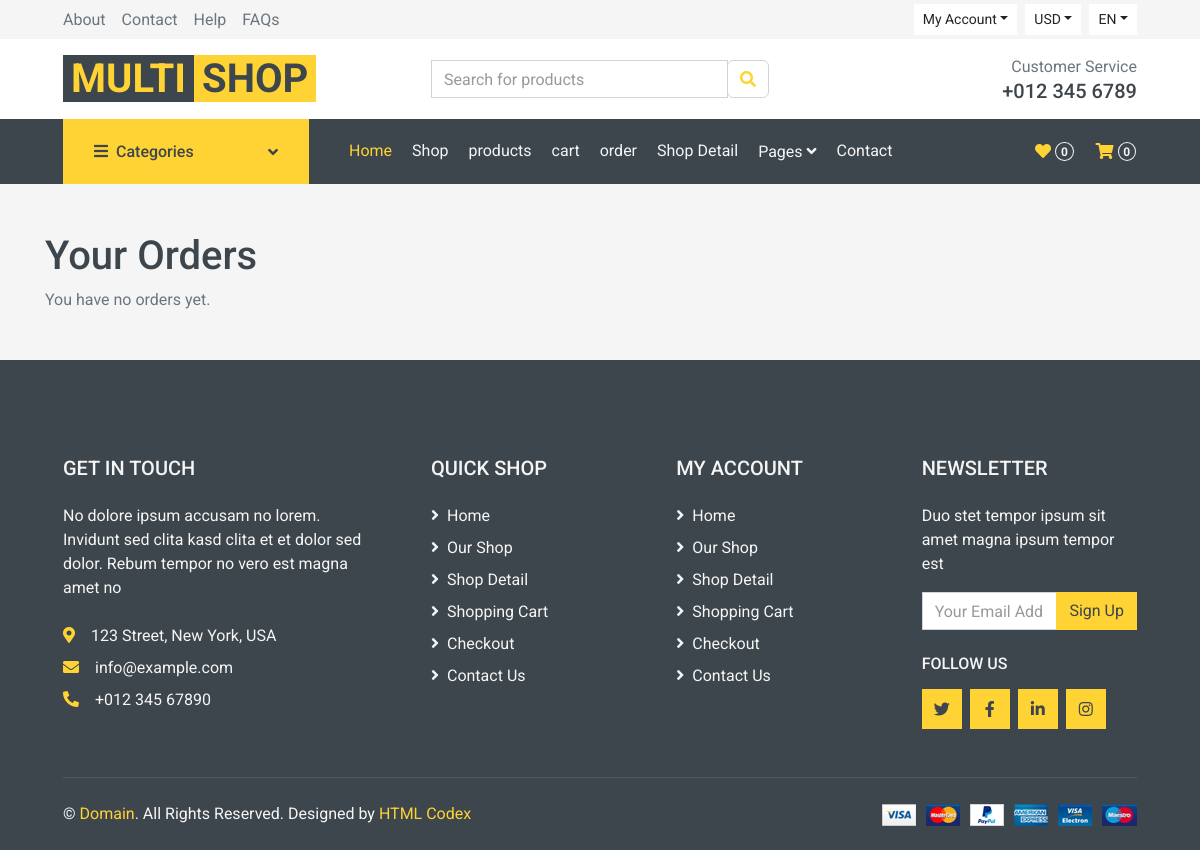
The page /orders/ (signed in) on the database as committed earlier.
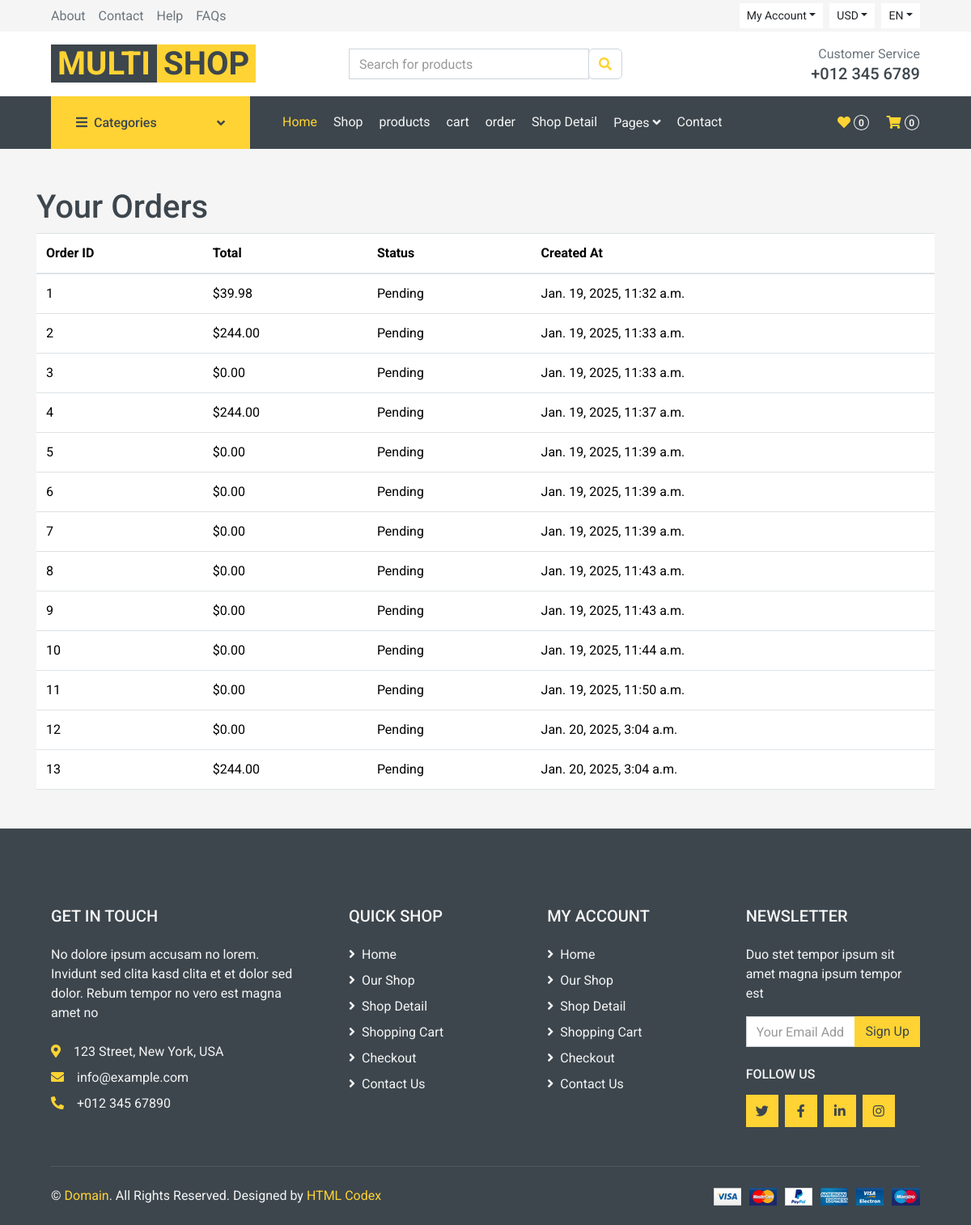
The same page on the database as committed later.
### products/models.py (models this page shows, shortened)
class Order(models.Model):
    user = models.ForeignKey(User, on_delete=models.CASCADE)
    total = models.DecimalField(max_digits=10, decimal_places=2)
    created_at = models.DateTimeField(auto_now_add=True)
    status = models.CharField(max_length=50, default='Pending')

### products/views.py (the view)
# urls.py: path('orders/', views.order_list, name='order_list'),
def order_list(request):
    orders = Order.objects.filter(user=request.user)
    return render(request, 'products/order_list.html', {'orders': orders})

### products/templates/products/order_list.html
{% extends 'base.html' %}
{% block content %}
<div class="container mt-5">
    <h1>Your Orders</h1>
    {% if orders %}
        <table class="table">
            <thead>
                <tr>
                    <th>Order ID</th>
                    <th>Total</th>
                    <th>Status</th>
                    <th>Created At</th>
                </tr>
            </thead>
            <tbody>
                {% for order in orders %}
                    <tr>
                        <td>{{ order.id }}</td>
                        <td>${{ order.total }}</td>
                        <td>{{ order.status }}</td>
                        <td>{{ order.created_at }}</td>
                    </tr>
                {% endfor %}
            </tbody>
        </table>
    {% else %}
        <p>You have no orders yet.</p>
    {% endif %}
</div>
{% endblock %}

### products/templates/base.html (shortened to what this page needs)
<!DOCTYPE html>
<html lang="en">
<head>
    {% load static %}
    <link href="https://cdn.jsdelivr.net/npm/bootstrap@5.3.3/dist/css/bootstrap.min.css" rel="stylesheet">
   <link rel="stylesheet" href="{% static 'css/style.css' %}">
   <link rel="stylesheet" href="{% static 'css/style.min.css' %}">
    <link href="https://cdnjs.cloudflare.com/ajax/libs/font-awesome/5.10.0/css/all.min.css" rel="stylesheet">
    <link href="{% static  'lib/animate/animate.min.css' %}" rel="stylesheet">
    <link href="{% static  'lib/owlcarousel/assets/owl.carousel.min.css' %}" rel="stylesheet">
    <link rel="stylesheet" href="https://cdn.datatables.net/2.2.1/css/dataTables.dataTables.css">
</head>
<body>
    <div class="container-fluid">
        <div class="row bg-secondary py-1 px-xl-5">
            <div class="col-lg-6 d-none d-lg-block">
                <div class="d-inline-flex align-items-center h-100">
                    <a class="text-body mr-3" href="">About</a>
                    <a class="text-body mr-3" href="">Contact</a>
                    <a class="text-body mr-3" href="">Help</a>
                    <a class="text-body mr-3" href="">FAQs</a>
                </div>
            </div>
            <div class="col-lg-6 text-center text-lg-right">
                <div class="d-inline-flex align-items-center">
                    <div class="btn-group">
                        <button type="button" class="btn btn-sm btn-light dropdown-toggle" data-toggle="dropdown">My Account</button>
                    </div>
                    <div class="btn-group mx-2">
                        <button type="button" class="btn btn-sm btn-light dropdown-toggle" data-toggle="dropdown">USD</button>
                    </div>
                    <div class="btn-group">
                        <button type="button" class="btn btn-sm btn-light dropdown-toggle" data-toggle="dropdown">EN</button>
                    </div>
                </div>
            </div>
        </div>
        <div class="row align-items-center bg-light py-3 px-xl-5 d-none d-lg-flex">
            <div class="col-lg-4">
                <a href="" class="text-decoration-none">
                    <span class="h1 text-uppercase text-primary bg-dark px-2">Multi</span>
                    <span class="h1 text-uppercase text-dark bg-primary px-2 ml-n1">Shop</span>
                </a>
            </div>
            <div class="col-lg-4 col-6 text-left">
                <form action="">
                    <div class="input-group">
                        <input type="text" class="form-control" placeholder="Search for products">
                        <div class="input-group-append">
                            <span class="input-group-text bg-transparent text-primary">
                                <i class="fa fa-search"></i>
                            </span>
                        </div>
                    </div>
                </form>
            </div>
            <div class="col-lg-4 col-6 text-right">
                <p class="m-0">Customer Service</p>
                <h5 class="m-0">+012 345 6789</h5>
            </div>
        </div>
    </div>
    <div class="container-fluid bg-dark mb-30">
        <div class="row px-xl-5">
            <div class="col-lg-3 d-none d-lg-block">
                <a class="btn d-flex align-items-center justify-content-between bg-primary w-100" data-toggle="collapse" href="#navbar-vertical" style="height: 65px; padding: 0 30px;">
                    <h6 class="text-dark m-0"><i class="fa fa-bars mr-2"></i>Categories</h6>
                    <i class="fa fa-angle-down text-dark"></i>
                </a>
            </div>
            <div class="col-lg-9">
                <nav class="navbar navbar-expand-lg bg-dark navbar-dark py-3 py-lg-0 px-0">
                    <div class="collapse navbar-collapse justify-content-between" id="navbarCollapse">
                        <div class="navbar-nav mr-auto py-0">
                            <a href="index.html" class="nav-item nav-link active">Home</a>
                            <a href="shop.html" class="nav-item nav-link">Shop</a>
                            <a href="{% url 'product_list' %}" class="nav-item nav-link">products</a>
                            <a href="{% url 'cart_detail' %}" class="nav-item nav-link">cart</a>
                            <a href="{% url 'order_list' %}" class="nav-item nav-link">order</a>
                            <a href="detail.html" class="nav-item nav-link">Shop Detail</a>
                            <div class="nav-item dropdown">
                                <a href="#" class="nav-link dropdown-toggle" data-toggle="dropdown">Pages <i class="fa fa-angle-down mt-1"></i></a>
                            </div>
                            <a href="contact.html" class="nav-item nav-link">Contact</a>
                        </div>
                        <div class="navbar-nav ml-auto py-0 d-none d-lg-block">
                            <a href="" class="btn px-0">
                                <i class="fas fa-heart text-primary"></i>
                                <span class="badge text-secondary border border-secondary rounded-circle" style="padding-bottom: 2px;">0</span>
                            </a>
                            <a href="" class="btn px-0 ml-3">
                                <i class="fas fa-shopping-cart text-primary"></i>
                                <span class="badge text-secondary border border-secondary rounded-circle" style="padding-bottom: 2px;">0</span>
                            </a>
                        </div>
                    </div>
                </nav>
            </div>
        </div>
    </div>
    <div>
        {% block content %}
        {% endblock %}
    </div>
     <div class="container-fluid bg-dark text-secondary mt-5 pt-5">
        <div class="row px-xl-5 pt-5">
            <div class="col-lg-4 col-md-12 mb-5 pr-3 pr-xl-5">
                <h5 class="text-secondary text-uppercase mb-4">Get In Touch</h5>
                <p class="mb-4">No dolore ipsum accusam no lorem. Invidunt sed clita kasd clita et et dolor sed dolor. Rebum tempor no vero est magna amet no</p>
                <p class="mb-2"><i class="fa fa-map-marker-alt text-primary mr-3"></i>123 Street, New York, USA</p>
                <p class="mb-2"><i class="fa fa-envelope text-primary mr-3"></i>info@example.com</p>
                <p class="mb-0"><i class="fa fa-phone-alt text-primary mr-3"></i>+012 345 67890</p>
            </div>
            <div class="col-lg-8 col-md-12">
                <div class="row">
                    <div class="col-md-4 mb-5">
                        <h5 class="text-secondary text-uppercase mb-4">Quick Shop</h5>
                        <div class="d-flex flex-column justify-content-start">
                            <a class="text-secondary mb-2" href="#"><i class="fa fa-angle-right mr-2"></i>Home</a>
                            <a class="text-secondary mb-2" href="#"><i class="fa fa-angle-right mr-2"></i>Our Shop</a>
                            <a class="text-secondary mb-2" href="#"><i class="fa fa-angle-right mr-2"></i>Shop Detail</a>
                            <a class="text-secondary mb-2" href="#"><i class="fa fa-angle-right mr-2"></i>Shopping Cart</a>
                            <a class="text-secondary mb-2" href="#"><i class="fa fa-angle-right mr-2"></i>Checkout</a>
                            <a class="text-secondary" href="#"><i class="fa fa-angle-right mr-2"></i>Contact Us</a>
                        </div>
                    </div>
                    <div class="col-md-4 mb-5">
                        <h5 class="text-secondary text-uppercase mb-4">My Account</h5>
                        <div class="d-flex flex-column justify-content-start">
                            <a class="text-secondary mb-2" href="#"><i class="fa fa-angle-right mr-2"></i>Home</a>
                            <a class="text-secondary mb-2" href="#"><i class="fa fa-angle-right mr-2"></i>Our Shop</a>
                            <a class="text-secondary mb-2" href="#"><i class="fa fa-angle-right mr-2"></i>Shop Detail</a>
                            <a class="text-secondary mb-2" href="#"><i class="fa fa-angle-right mr-2"></i>Shopping Cart</a>
                            <a class="text-secondary mb-2" href="#"><i class="fa fa-angle-right mr-2"></i>Checkout</a>
                            <a class="text-secondary" href="#"><i class="fa fa-angle-right mr-2"></i>Contact Us</a>
                        </div>
                    </div>
                    <div class="col-md-4 mb-5">
                        <h5 class="text-secondary text-uppercase mb-4">Newsletter</h5>
                        <p>Duo stet tempor ipsum sit amet magna ipsum tempor est</p>
                        <form action="">
                            <div class="input-group">
                                <input type="text" class="form-control" placeholder="Your Email Address">
                                <div class="input-group-append">
                                    <button class="btn btn-primary">Sign Up</button>
                                </div>
                            </div>
                        </form>
                        <h6 class="text-secondary text-uppercase mt-4 mb-3">Follow Us</h6>
                        <div class="d-flex">
                            <a class="btn btn-primary btn-square mr-2" href="#"><i class="fab fa-twitter"></i></a>
                            <a class="btn btn-primary btn-square mr-2" href="#"><i class="fab fa-facebook-f"></i></a>
                            <a class="btn btn-primary btn-square mr-2" href="#"><i class="fab fa-linkedin-in"></i></a>
                            <a class="btn btn-primary btn-square" href="#"><i class="fab fa-instagram"></i></a>
                        </div>
                    </div>
                </div>
            </div>
        </div>
        <div class="row border-top mx-xl-5 py-4" style="border-color: rgba(256, 256, 256, .1) !important;">
            <div class="col-md-6 px-xl-0">
                <p class="mb-md-0 text-center text-md-left text-secondary">
                    &copy; <a class="text-primary" href="#">Domain</a>. All Rights Reserved. Designed
                    by
                    <a class="text-primary" href="https://htmlcodex.com">HTML Codex</a>
                </p>
            </div>
            <div class="col-md-6 px-xl-0 text-center text-md-right">
                <img class="img-fluid" src="{% static  'img/payments.png' %}" alt="">
            </div>
        </div>
    </div>
</body>
</html>

Rows that differ between the two databases and show on the page:
added Order: id "1", total "39.98", status "Pending", created_at "Jan. 19, 2025, 11:32 a.m."
added Order: id "2", total "244.00", status "Pending", created_at "Jan. 19, 2025, 11:33 a.m."
added Order: id "3", total "0.00", status "Pending", created_at "Jan. 19, 2025, 11:33 a.m."
added Order: id "4", total "244.00", status "Pending", created_at "Jan. 19, 2025, 11:37 a.m."
added Order: id "5", total "0.00", status "Pending", created_at "Jan. 19, 2025, 11:39 a.m."
added Order: id "6", total "0.00", status "Pending", created_at "Jan. 19, 2025, 11:39 a.m."
added Order: id "7", total "0.00", status "Pending", created_at "Jan. 19, 2025, 11:39 a.m."
added Order: id "8", total "0.00", status "Pending", created_at "Jan. 19, 2025, 11:43 a.m."
added Order: id "9", total "0.00", status "Pending", created_at "Jan. 19, 2025, 11:43 a.m."
added Order: id "10", total "0.00", status "Pending", created_at "Jan. 19, 2025, 11:44 a.m."
added Order: id "11", total "0.00", status "Pending", created_at "Jan. 19, 2025, 11:50 a.m."
added Order: id "12", total "0.00", status "Pending", created_at "Jan. 20, 2025, 3:04 a.m."
added Order: id "13", total "244.00", status "Pending", created_at "Jan. 20, 2025, 3:04 a.m."
Other text that changed with them:
text no longer shown: "You have no orders yet."
text now shown: "Order ID Total Status Created At"
